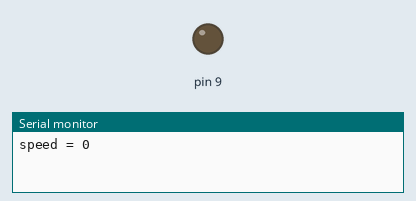
Simulated run of this sketch. Board: Arduino Uno, built with avr-gcc and run on an emulated ATmega328P. Shown: output pins drawn as LEDs (lit = HIGH), the last lines printed to the serial monitor.

Above: at 0.05 s.
At 12.45 s:
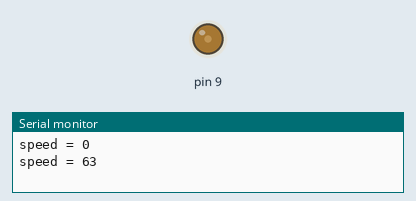
At 24.85 s:
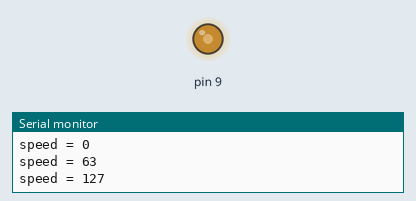
At 49.85 s:
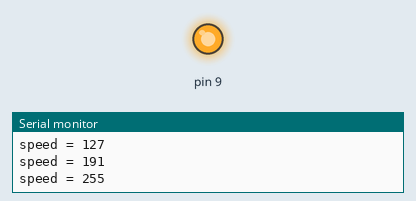
Timing chart, 0 to 65.0 s (numbered marks = the images above):
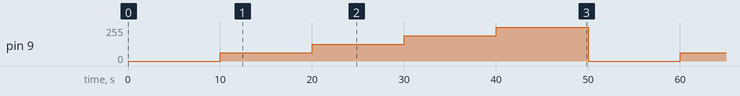

The sketch:

plant_fans.ino
```cpp
#define COUNT_OF(x) (sizeof(x) / sizeof(x[0]))

uint8_t const speeds[]={0, 63, 127, 191, 255};

void setup() { Serial.begin(9600); }

void loop() {
  uint8_t fan_speed;
  for (uint8_t i = 0; i < COUNT_OF(speeds); i++) {
    fan_speed = speeds[i];
    Serial.print("speed = ");
    Serial.println(fan_speed);
    analogWrite(9, fan_speed);
    delay(10000);
  }
}
```

Measured:
- by itself, pin 9: repeats every 50.0 s: 127/255 10.0 s, 191/255 10.0 s, 255/255 10.0 s, 0/255 10.0 s, 63/255 10.0 s
